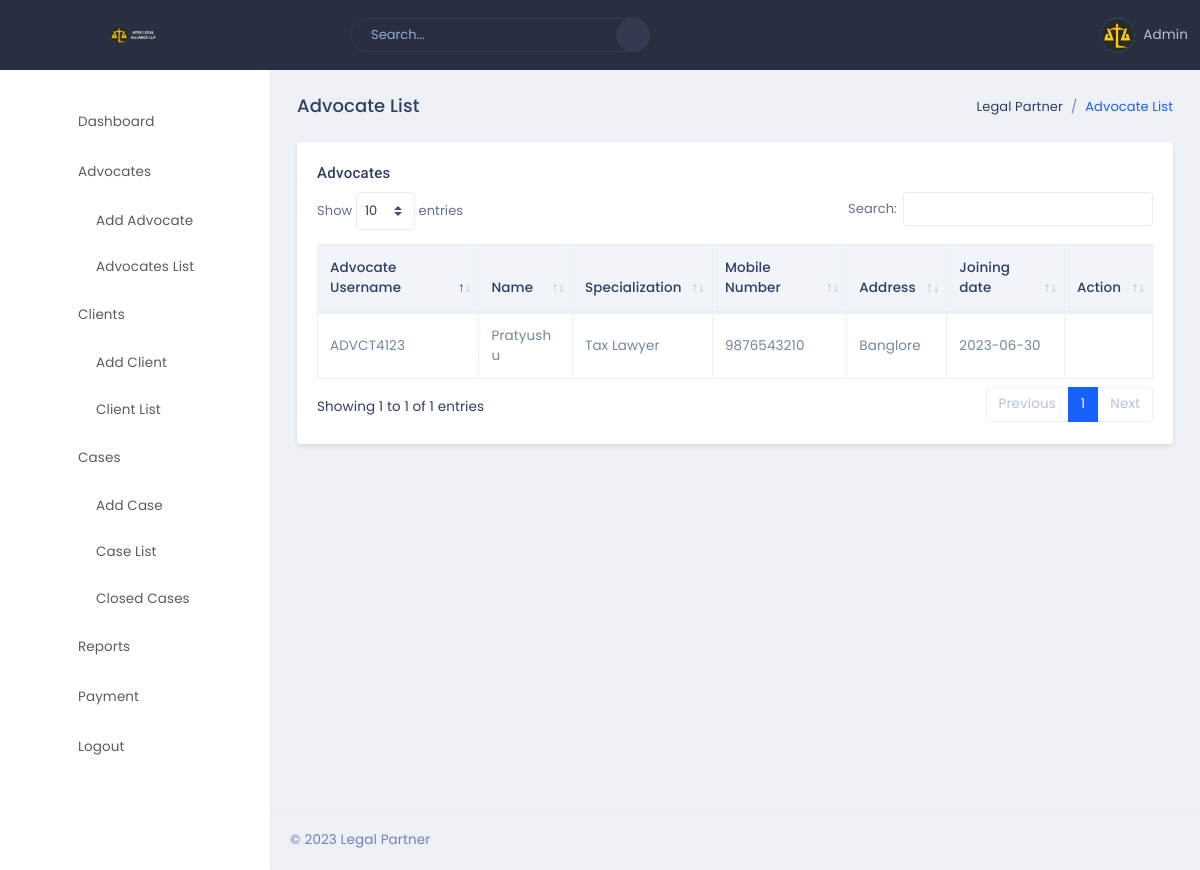
Page /admin/advocate-list.php (signed in) on the committed database.
### tables this page shows
CREATE TABLE `advocates` (
  `id` int(11) UNSIGNED NOT NULL,
  `name` varchar(255) NOT NULL,
  `mobile_number` varchar(20) NOT NULL,
  `joining_date` date NOT NULL,
  `photo` varchar(50) NOT NULL,
  `address` varchar(255) NOT NULL,
  `specializations` varchar(255) NOT NULL,
  `username` varchar(255) NOT NULL,
  `password` varchar(255) NOT NULL,
  `role` varchar(10) NOT NULL,
  `city` varchar(100) NOT NULL,
  `state` varchar(100) NOT NULL,
  `pincode` varchar(100) NOT NULL,
  `country` varchar(100) NOT NULL
);

### admin/advocate-list.php (the view, shortened to what this page needs)
<?php
require("top-navbar.php");
?>
<div class="page-wrapper">
    <div class="page-content">
        <div class="container-fluid">
            <div class="row">
                <div class="col-sm-12">
                    <div class="page-title-box">
                        <div class="float-right">
                            <ol class="breadcrumb">
                                <li class="breadcrumb-item"><a href="dashboard.php">Legal Partner</a></li>
                                <li class="breadcrumb-item active">Advocate List</li>
                            </ol>
                        </div>
                        <h4 class="page-title">Advocate List</h4>
                    </div>
                </div>
            </div>
            <div class="row">
                <div class="col-sm-12">
                    <div class="card">
                        <div class="card-body table-responsive">
                            <h4 class="mt-0 header-title">Advocates</h4>
                            <div class="">
                            <table id="datatable2"
                                class="table table-striped table-bordered dt-responsive"
                                style="border-collapse: collapse; border-spacing: 0; width: 100%;">
                                <thead>
                                    <tr>
                                        <th>Advocate Username</th>
                                        <th>Name</th>
                                        <th>Specialization</th>
                                        <th>Mobile Number</th>
                                        <th>Address</th>
                                        <th>Joining date</th>
                                        <th>Action</th>
                                    </tr>
                                </thead>
                                <tbody>
                                    <?php
                                    require_once 'config/config.php';
                                    try {
                                        $conn = new PDO("mysql:host=$servername;dbname=$dbname", $username, $password);
                                        $conn->setAttribute(PDO::ATTR_ERRMODE, PDO::ERRMODE_EXCEPTION);
                                        $stmt = $conn->prepare("SELECT username,id,name, mobile_number, joining_date, address, specializations FROM advocates");
                                        $stmt->execute();
                                        while ($row = $stmt->fetch(PDO::FETCH_ASSOC)) {
                                            echo '<tr>';
                                            echo '<td>' . htmlspecialchars($row["username"]) . '</td>';
                                            echo '<td>' . htmlspecialchars($row["name"]) . '</td>';
                                            $specializations = json_decode($row["specializations"]);
                                            if ($specializations !== null) {
                                                $specializations = array_map(function ($item) {
                                                    return str_replace("\r\n", " ", $item);
                                                }, $specializations);
                                                $specializationsStr = implode(', ', $specializations);
                                            } else {
                                                $specializationsStr = '';
                                            }
                                            echo '<td>' . htmlspecialchars($specializationsStr) . '</td>';
                                            echo '<td>' . htmlspecialchars($row["mobile_number"]) . '</td>';
                                            echo '<td>' . htmlspecialchars($row["address"]) . '</td>';
                                            echo '<td>' . htmlspecialchars($row["joining_date"]) . '</td>';
                                            echo '<td>';
                                            echo '</td>';
                                            echo '</tr>';
                                        }
                                    } catch (PDOException $e) {
                                        echo "Error: " . $e->getMessage();
                                    }
                                    ?>
                                </tbody>
                            </table>
                                </div>
                        </div>
                    </div>
                </div>
            </div>
        </div>
        <footer class="footer text-center text-sm-left">
            &copy; 2023 Legal Partner
        </footer>
    </div>
</div>
<link href="plugins/sweet-alert2/sweetalert2.min.css" rel="stylesheet" type="text/css">
<link href="plugins/animate/animate.css" rel="stylesheet" type="text/css">
</body>
</html>

### rows in the picture
advocates: username "ADVCT4123", name "Pratyush u", specializations "Tax Lawyer", mobile_number "9876543210", address "Banglore", joining_date "2023-06-30"
